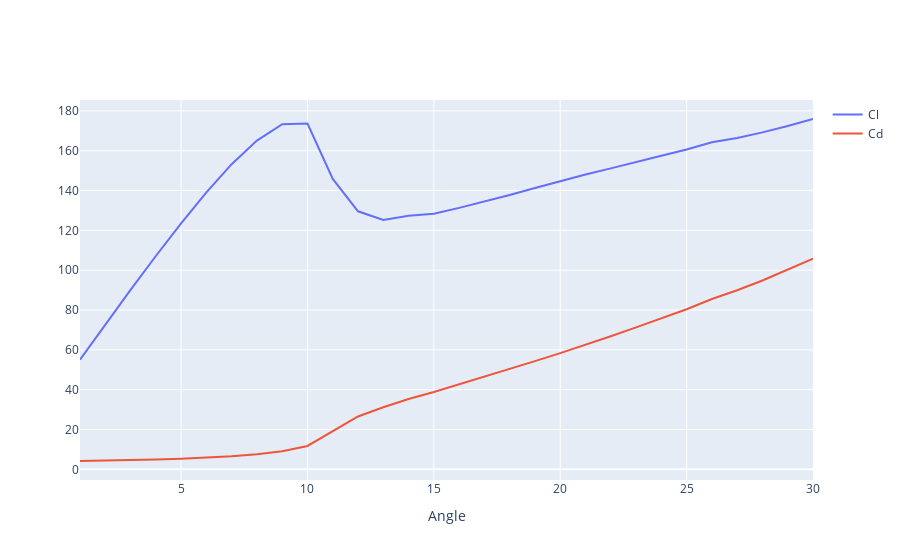

The notebook cell this image was saved under:
### Code cell
import pandas as pd

all_test_folders = os.listdir("./AIRFOIL_TESTS/")
all_test_folders.remove(".DS_Store")
alltests_names = []

last_test_num = 0
last_test_index = 0
for i in range(0, len(all_test_folders), 1):
    test_name = all_test_folders[i].split('_')[0]
    test_num = test_name.replace("TESTS", "")
    test_num = int(test_num)

    if(test_num > last_test_num):
        last_test_num = test_num
        last_test_index = i


def avg_cl_cd(cl, cd):

    length = len(cl)
    split = 0
    cl_avg = 0
    cd_avg = 0

    if(length%2 ==0):
        split = int(len(cl)//2)
    else:
        split = int((len(cl)-1)//2)

    for i in range(split, len(cl), 1):
        cl_avg += cl[i]
        cd_avg += cd[i]
    
    cl_avg /= (length - split)
    cd_avg /= (length - split)

    return cl_avg, cd_avg

def last_cl_cd(cl, cd):
    return cl[len(cl)-1], cd[len(cd)-1]

def get_cl_cd(test_name_path = ""):

    cl = []
    cd = []

    if(test_name_path == ""):
        current_tests_fodler = "./AIRFOIL_TESTS/" + all_test_folders[last_test_index] + "/"
    
    curr_test_index = 0
    while(1):
        filename_path = current_tests_fodler + "TEST_CASE" + str(curr_test_index) + ".dat"
        curr_test_index +=1
        
        if(os.path.exists(filename_path)):
            data = pd.read_csv(filename_path, delim_whitespace=True, header=None, skiprows=13)

            cl_all = data.iloc[:, 4].values
            cd_all = data.iloc[:, 1].values
            
            
            cl_avg, cd_avg = avg_cl_cd(cl_all, cd_all)
            cl.append(cl_avg)
            cd.append(cd_avg)
            
        else:
            break


    return cl, cd


cl, cd = get_cl_cd()
angles = np.arange(1, 31)
fig = go.Figure()

fig.add_scatter(x=angles, y=cl, name='Cl' )
fig.add_scatter(x=angles, y=cd, name='Cd')
fig.update_layout(xaxis_title="Angle")


LD = []
for i in range(0, len(cl), 1):
    LD.append(cl[i]/cd[i])

fig.show()

### Figure 1 — Plotly figure (JSON) as saved in the notebook; plotly's stock layout.template omitted (floating-point values rounded to 4 significant figures)
{"data": [{"name": "Cl", "type": "scatter", "x": [1, 2, 3, 4, 5, 6, 7, 8, 9, 10, 11, 12, 13, 14, 15, 16, 17, 18, 19, 20, 21, 22, 23, 24, 25, 26, 27, 28, 29, 30], "y": [55.01, 72.75, 90.15, 107.1, 123.5, 139.1, 153.2, 165.1, 173.3, 173.6, 145.8, 129.6, 125.2, 127.3, 128.4, 131.3, 134.5, 137.8, 141.3, 144.8, 148.0, 151.1, 154.4, 157.5, 160.6, 164.2, 166.4, 169.2, 172.4, 175.9]}, {"name": "Cd", "type": "scatter", "x": [1, 2, 3, 4, 5, 6, 7, 8, 9, 10, 11, 12, 13, 14, 15, 16, 17, 18, 19, 20, 21, 22, 23, 24, 25, 26, 27, 28, 29, 30], "y": [4.18, 4.332, 4.563, 4.88, 5.293, 5.845, 6.577, 7.577, 9.126, 11.75, 19.34, 26.55, 31.14, 35.33, 38.82, 42.61, 46.44, 50.26, 54.32, 58.37, 62.52, 66.8, 71.27, 75.73, 80.37, 85.52, 89.94, 94.83, 100.1, 105.8]}], "layout": {"xaxis": {"title": {"text": "Angle"}}}}
